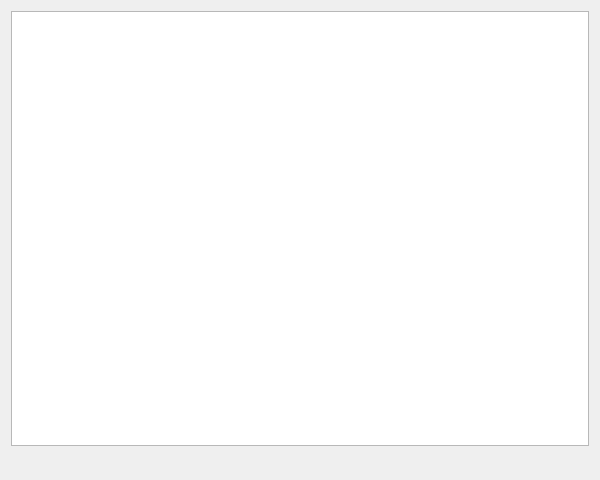
<?xml version="1.0" encoding="UTF-8"?>
<ui version="4.0">
 <class>UnTech::GuiQt::Entity::EntityFunctionTablesWidget</class>
 <widget class="QWidget" name="UnTech::GuiQt::Entity::EntityFunctionTablesWidget">
  <property name="geometry">
   <rect>
    <x>0</x>
    <y>0</y>
    <width>600</width>
    <height>480</height>
   </rect>
  </property>
  <property name="windowTitle">
   <string>Entity ROM Structs Editor</string>
  </property>
  <layout class="QVBoxLayout" name="verticalLayout">
   <item>
    <widget class="PropertyTableView" name="tableView"/>
   </item>
   <item>
    <widget class="QToolBar" name="tableButtons">
     <property name="movable">
      <bool>false</bool>
     </property>
     <property name="iconSize">
      <size>
       <width>16</width>
       <height>16</height>
      </size>
     </property>
     <property name="floatable">
      <bool>false</bool>
     </property>
    </widget>
   </item>
  </layout>
 </widget>
 <customwidgets>
  <customwidget>
   <class>PropertyTableView</class>
   <extends>QTreeView</extends>
   <header>gui-qt/common/properties/propertytableview.h</header>
  </customwidget>
 </customwidgets>
 <resources/>
 <connections/>
</ui>
